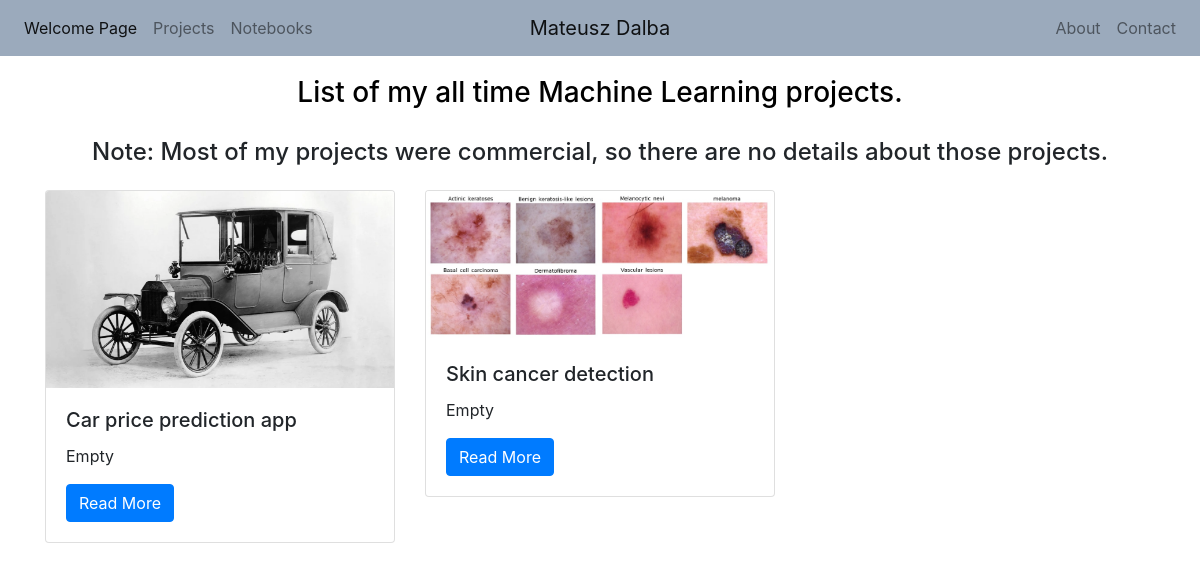
The app's page /projects/, older data.
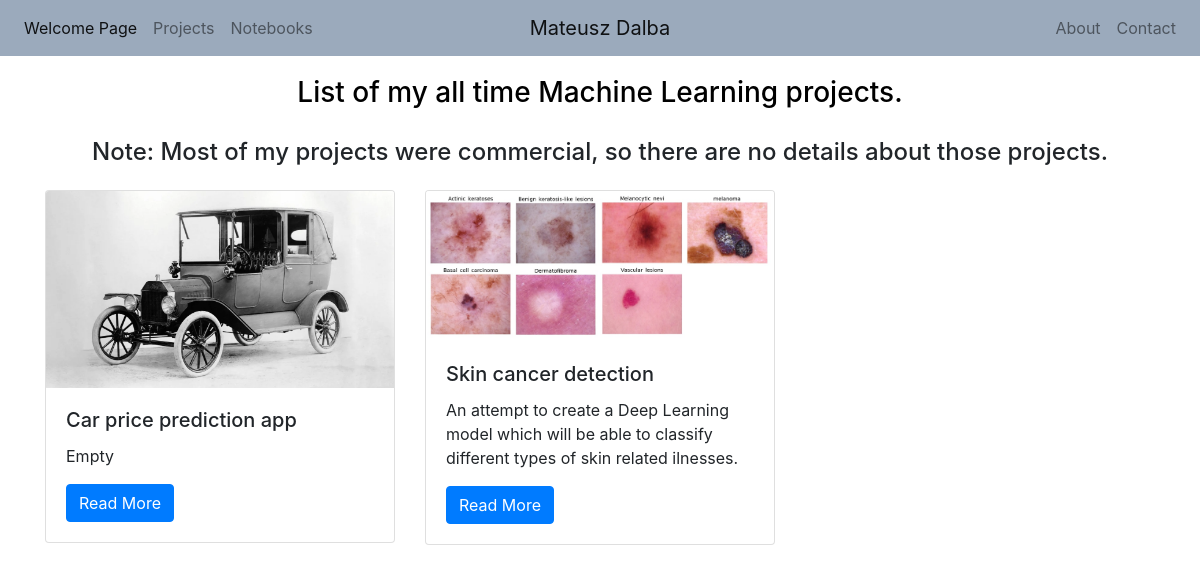
The same page, newer data.
### projects/models.py (models this page shows, shortened)
class Project(models.Model):
    title = models.CharField(max_length=100)
    short_description = models.TextField(default = 'Empty')
    main_features = models.TextField(default ='Empty')
    duration = models.CharField(max_length=100)
    description = models.TextField(default = 'Empty')
    technology = models.CharField(max_length=200)
    image = models.FilePathField(path='projects/static/img/')
    video_url = models.CharField(max_length=500)
    obstacles = models.TextField(default = 'Empty')
    successes = models.TextField(default = 'Empty')
    learn = models.TextField(default = 'Empty')

### projects/views.py (the view)
# urls.py: path("", views.project_index, name='project_index'),
def project_index(request):
    projects = Project.objects.all()
    context = {
        'projects':projects
    }
    return render(request, 'project_index.html', context)

### projects/templates/project_index.html
{% extends "base.html" %}
{% load static %}
{% block page_content %}
<link rel="stylesheet" type="text/css" href="{% static 'css/project_index.css' %}">
<h3 align="center" class="title1">List of my all time Machine Learning projects.</h3>
<h4 align="center">Note: Most of my projects were commercial, so there are no details about those projects.</h4>
<div class="row mt-4">
    {% for project in projects %}
        <div class="col-md-4">
            <div class="card mb-2">
                <img class="card-img-top" src="{% static project.image %}">
                <div class="card-body">
                    <h5 class="card-title">{{ project.title }}</h5>
                    <p class="card-text">{{ project.short_description }}</p>
                    <a href="{% url 'project_detail' project.pk %}"
                       class="btn btn-primary">
                        Read More
                    </a>
                </div>
            </div>
        </div>
        {% endfor %}
    </div>
    {% endblock %}

Row changes from the older to the newer data that the page shows:
changed Project "Skin cancer detection": short_description "Empty" → "An attempt to create a Deep Learning model which will be able to classify different types of skin related ilnesses."
